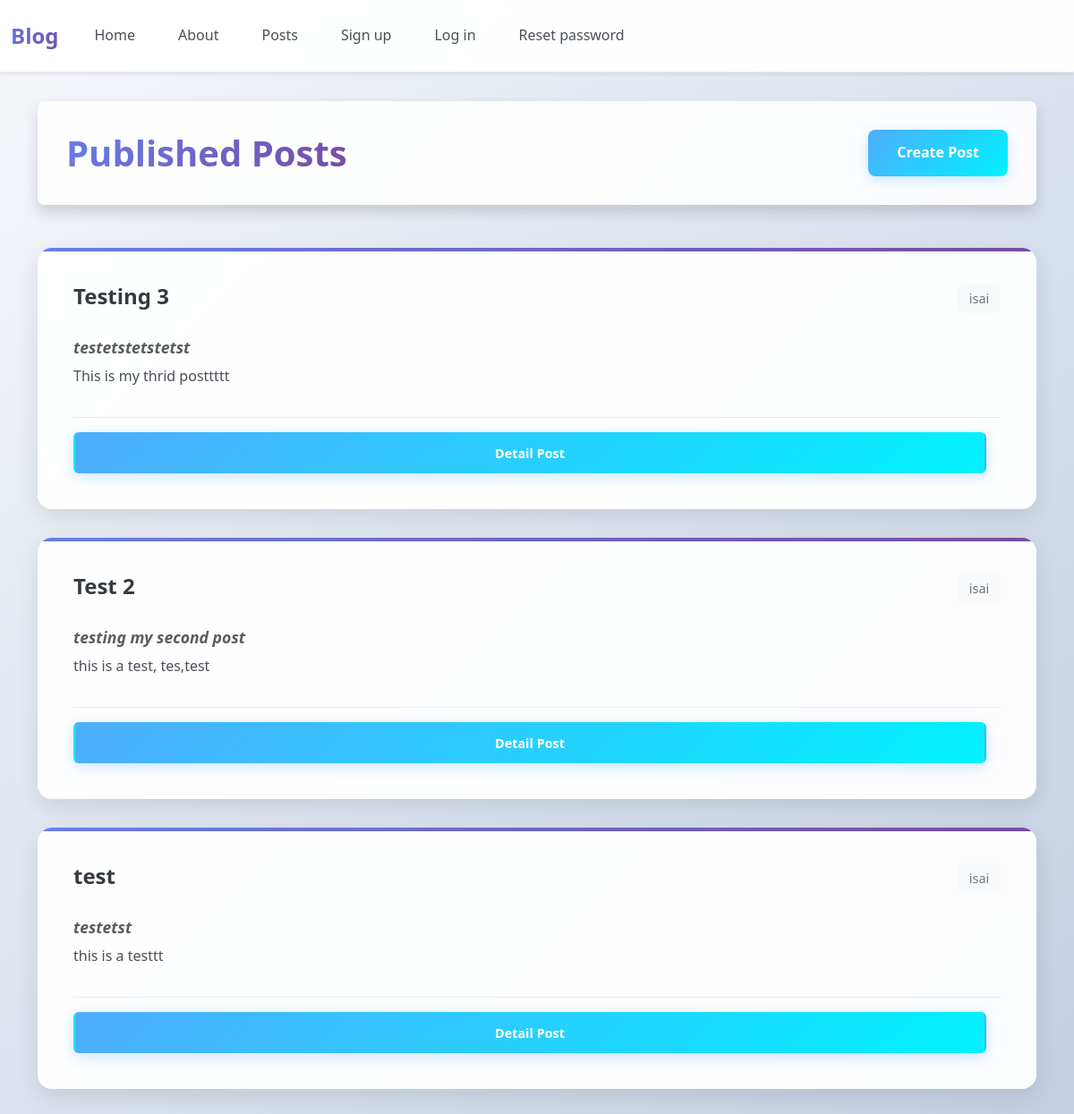
The app's page /posts/, older data.
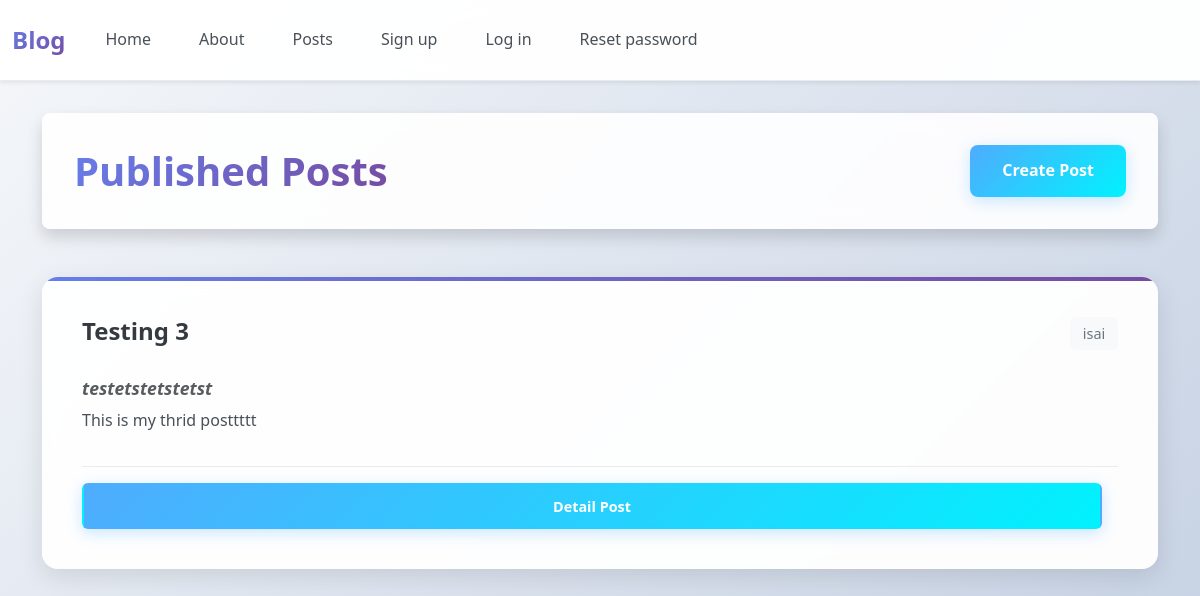
The same page, newer data.
### posts/models.py (models this page shows, shortened)
class Post(models.Model):
    title = models.CharField(max_length=128)             #* Title of the post
    subtitle = models.CharField(max_length=256)          #* Subtitle of the post
    body = models.TextField()                            #* Body content of the post
    author = models.ForeignKey(                          #* Foreign key relationship to the user model
        get_user_model(),                                #* Get the user model dynamically
        on_delete=models.CASCADE                         #* If the user is deleted, delete the post
    )
    status = models.ForeignKey(                          #* Foreign key relationship to the Status model
        Status,                                          #* Status model for the post
        on_delete=models.CASCADE,                        #* If the status is deleted, delete the post
    )
    created_on = models.DateTimeField(auto_now_add=True) #* Automatically set the date and time when the post is created

### posts/views.py (the view)
# urls.py: path('', PostListView.as_view(), name='list'),                                 #* List all posts
class PostListView(ListView):
    template_name = "posts/list.html"                                                   #* Template for listing posts
    model = Post                                                                        #* Model to be listed
    def get_context_data(self, **kwargs):                                               #* Get the context data for the template
        context =  super().get_context_data(**kwargs)                                   #* Get the default context data
        published = Status.objects.get(name="published")                                #* Get the "Published" status from the Status model
        context["title"] = "Published"                                                  #* Set the title for the context data
        context["post_list"] = (
            Post.objects                                                                #* Query the Post model to get all posts
            .filter(status=published)                         #* Filter posts by "Published" status
            .order_by("created_on").reverse()                                           #* Filter posts by "Published" status and order by creation date
        )
        return context                                                                  #* Return the updated context data for the template

### templates/posts/list.html (shortened to what this page needs)
{% extends 'base.html' %}
{% block content %}
    <div class="posts-header">
        <h1>{{ title }}  Posts</h1>
        <a href="{% url 'create' %}" class="create-post-btn">Create Post</a>
    </div>
    {% for post in post_list %}
        <div class="post-card card">
            <div class="card-body">
                <div class="post-title-section">
                    <h5 class="card-title">{{ post.title }}</h5>
                    <p class="post-author">{{ post.author }}</p>
                </div>
                <h6 class="card-subtitle mb-2 text-body-secondary">{{ post.subtitle }}</h6>
                <p class="card-text">{{ post.body | truncatechars:128 }}</p>
                <div class="post-actions">
                    <a href="{% url 'details' post.id %}" class="card-link">Detail Post</a>
                </div>
            </div>
        </div>
    {% endfor %}
{% endblock content %}

Row changes from the older to the newer data that the page shows:
no longer on this page (row edited): Post: title "Test 2", author "isai", subtitle "testing my second post", body "this is a test, tes,test"
no longer on this page (row edited): Post: title "test", author "isai", subtitle "testetst", body "this is a testtt"
